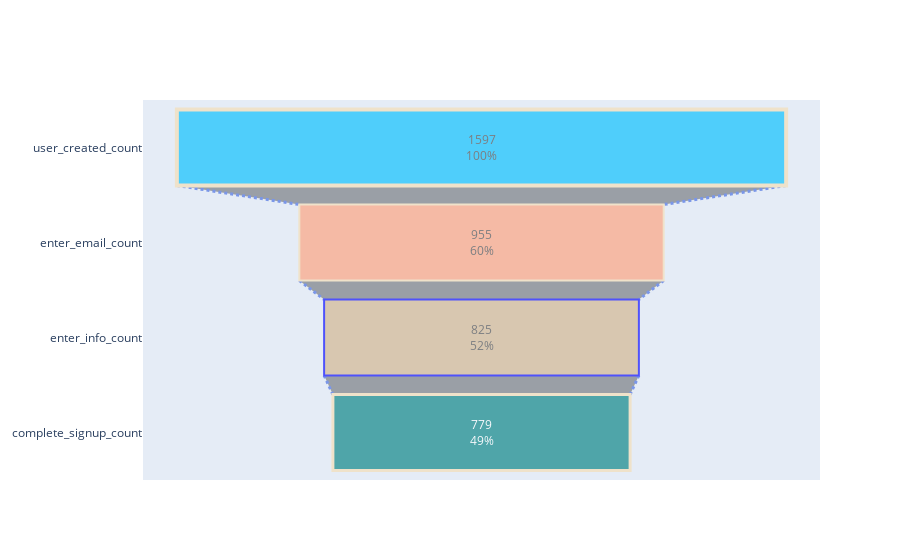

Notebook source saved alongside this figure:
### Code cell
fig = go.Figure(go.Funnel(
    y = ['user_created_count', 'enter_email_count', 'enter_info_count', 'complete_signup_count'],
    x = signup_flow_2.loc[0,['user_created_count', 'enter_email_count', 'enter_info_count', 'complete_signup_count']],
    textposition = "inside",
    textinfo = "value+percent initial",
    opacity = 0.65, marker = {"color": ["deepskyblue", "lightsalmon", "tan", "teal", "silver"],
    "line": {"width": [4, 2, 2, 3, 1, 1], "color": ["wheat", "wheat", "blue", "wheat", "wheat"]}},
    connector = {"line": {"color": "royalblue", "dash": "dot", "width": 3}})
    )

fig.show()

### Figure 1 — Plotly figure (JSON) as saved in the notebook; plotly's stock layout.template omitted (floating-point values rounded to 4 significant figures)
{"data": [{"connector": {"line": {"color": "royalblue", "dash": "dot", "width": 3}}, "marker": {"color": ["deepskyblue", "lightsalmon", "tan", "teal", "silver"], "line": {"color": ["wheat", "wheat", "blue", "wheat", "wheat"], "width": [4, 2, 2, 3, 1, 1]}}, "opacity": 0.65, "textinfo": "value+percent initial", "textposition": "inside", "type": "funnel", "x": [1597, 955, 825, 779], "y": ["user_created_count", "enter_email_count", "enter_info_count", "complete_signup_count"]}], "layout": {}}
